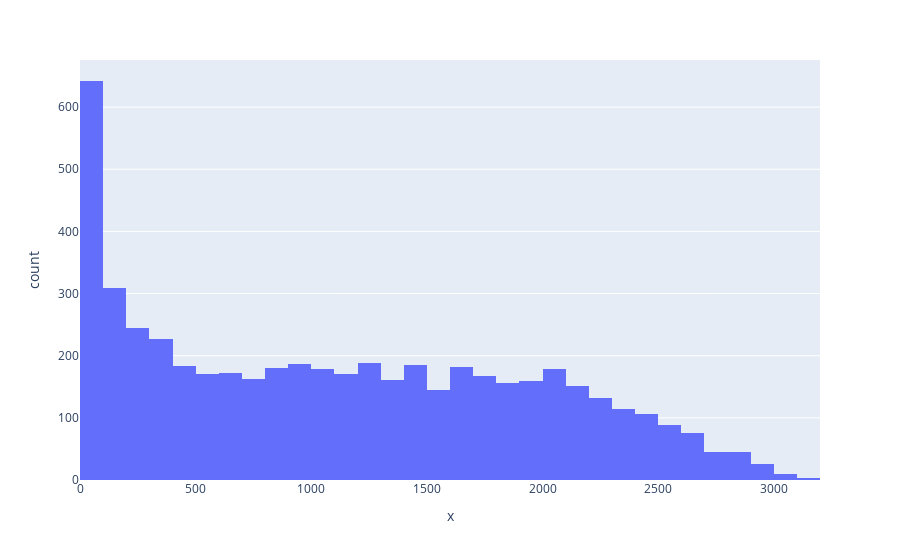

The notebook cell saved with this chart:
### Markdown cell above
<font size="5"> How are Minutes Played Distributed </font>

### Code cell
fig = px.histogram(x=rs_df['MIN'])
fig.show()
#642 players that have played under 100 total minutes, skewed right
#nba players dont play much

### Figure 1 — Plotly figure (JSON) as saved in the notebook; plotly's stock layout.template omitted (floating-point values rounded to 4 significant figures; data arrays with more than 128 entries replaced by an {"elided": "..."} marker saying what was removed)
{"data": [{"alignmentgroup": "True", "bingroup": "x", "hovertemplate": "x=%{x}<br>count=%{y}<extra></extra>", "legendgroup": "", "marker": {"color": "#636efa", "pattern": {"shape": ""}}, "name": "", "offsetgroup": "", "orientation": "v", "showlegend": false, "type": "histogram", "x": {"elided": "5148 int values"}, "xaxis": "x", "yaxis": "y"}], "layout": {"barmode": "relative", "legend": {"tracegroupgap": 0}, "margin": {"t": 60}, "xaxis": {"anchor": "y", "domain": [0, 1], "title": {"text": "x"}}, "yaxis": {"anchor": "x", "domain": [0, 1], "title": {"text": "count"}}}}
